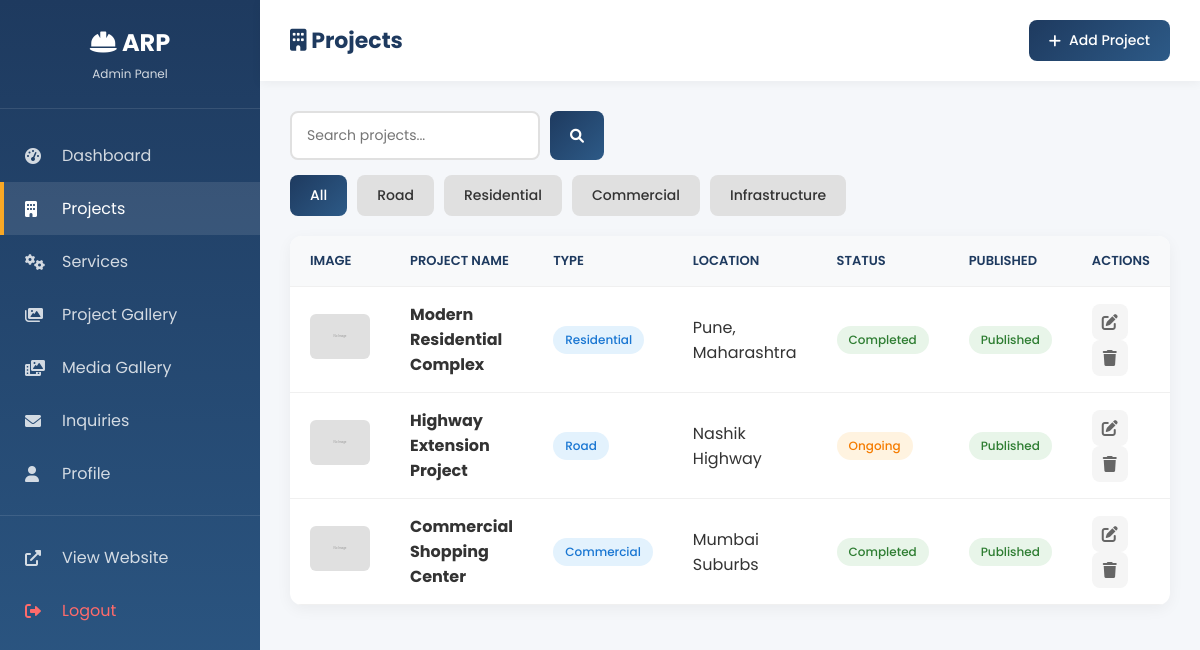
The page /admin/projects.php (signed in) on the database its author committed.
### tables this page shows
CREATE TABLE IF NOT EXISTS projects (
    id INT AUTO_INCREMENT PRIMARY KEY,
    name VARCHAR(255) NOT NULL,
    project_type ENUM('Road', 'Residential', 'Commercial', 'Infrastructure') NOT NULL,
    location VARCHAR(255),
    duration VARCHAR(100),
    budget VARCHAR(100),
    description TEXT,
    status ENUM('Completed', 'Ongoing') DEFAULT 'Ongoing',
    is_published TINYINT(1) DEFAULT 1,
    created_at TIMESTAMP DEFAULT CURRENT_TIMESTAMP,
    updated_at TIMESTAMP DEFAULT CURRENT_TIMESTAMP ON UPDATE CURRENT_TIMESTAMP
);

### include/config.php (called while the page is built, shortened)
<?php
$is_replit = getenv('DATABASE_URL') !== false;
if ($is_replit) {
    $database_url = getenv('DATABASE_URL');
    $db_parts = parse_url($database_url);
    $db_host = $db_parts['host'];
    $db_port = $db_parts['port'] ?? 5432;
    $db_user = $db_parts['user'];
    $db_pass = $db_parts['pass'];
    $db_name = ltrim($db_parts['path'], '/');
    try {
        $pdo = new PDO(
            "pgsql:host=$db_host;port=$db_port;dbname=$db_name",
            $db_user,
            $db_pass,
            [PDO::ATTR_ERRMODE => PDO::ERRMODE_EXCEPTION]
        );
        $use_pdo = true;
        $con = null;
    } catch (PDOException $e) {
        $use_pdo = false;
        $con = null;
        $pdo = null;
    }
} else {
    $db_host = "localhost";
    $db_user = "root";
    $db_pass = "";
    $db_name = "bhairavnath_construction";
    $con = @mysqli_connect($db_host, $db_user, $db_pass, $db_name);
    $use_pdo = false;
    $pdo = null;
    if ($con) {
        mysqli_set_charset($con, "utf8mb4");
    }
}
function db_query($query) {
    global $con, $pdo, $use_pdo;
    if ($use_pdo) {
        try {
            return $pdo->query($query);
        } catch (PDOException $e) {
            return false;
        }
    } elseif ($con) {
        return mysqli_query($con, $query);
    }
    return false;
}
function db_fetch($result) {
    global $use_pdo;
    if ($use_pdo) {
        return $result->fetch(PDO::FETCH_ASSOC);
    } else {
        return mysqli_fetch_assoc($result);
    }
}
?>

### admin/projects.php (the view, shortened to what this page needs)
<?php
require_once '../include/config.php';
$filter = isset($_GET['filter']) ? sanitize($_GET['filter']) : '';
$search = isset($_GET['search']) ? sanitize($_GET['search']) : '';
$where = "WHERE 1=1";
?>
<!DOCTYPE html>
<html lang="en">
<head>
    <link href="https://cdnjs.cloudflare.com/ajax/libs/font-awesome/6.0.0/css/all.min.css" rel="stylesheet">
    <link href="style.css" rel="stylesheet">
</head>
<body>
    <div class="admin-wrapper">
        <?php include 'sidebar.php'; ?>
        <main class="main-content">
            <header class="top-header">
                <h1><i class="fas fa-building"></i> Projects</h1>
                <a href="project-form.php" class="btn btn-primary">
                    <i class="fas fa-plus"></i> Add Project
                </a>
            </header>
            <div class="dashboard-content">
                <div class="filter-bar">
                    <form method="GET" class="search-form">
                        <input type="text" name="search" placeholder="Search projects..."
                               value="<?php echo $search; ?>" class="form-control">
                        <button type="submit" class="btn btn-primary"><i class="fas fa-search"></i></button>
                    </form>
                    <div class="filter-buttons">
                        <a href="projects.php" class="btn <?php echo !$filter ? 'btn-primary' : 'btn-secondary'; ?>">All</a>
                        <a href="?filter=Road" class="btn <?php echo $filter == 'Road' ? 'btn-primary' : 'btn-secondary'; ?>">Road</a>
                        <a href="?filter=Residential" class="btn <?php echo $filter == 'Residential' ? 'btn-primary' : 'btn-secondary'; ?>">Residential</a>
                        <a href="?filter=Commercial" class="btn <?php echo $filter == 'Commercial' ? 'btn-primary' : 'btn-secondary'; ?>">Commercial</a>
                        <a href="?filter=Infrastructure" class="btn <?php echo $filter == 'Infrastructure' ? 'btn-primary' : 'btn-secondary'; ?>">Infrastructure</a>
                    </div>
                </div>
                <div class="table-responsive">
                    <table class="data-table">
                        <thead>
                            <tr>
                                <th>Image</th>
                                <th>Project Name</th>
                                <th>Type</th>
                                <th>Location</th>
                                <th>Status</th>
                                <th>Published</th>
                                <th>Actions</th>
                            </tr>
                        </thead>
                        <tbody>
                            <?php
                            $query = "SELECT p.*, (SELECT image_path FROM project_images WHERE project_id = p.id LIMIT 1) as image
                                      FROM projects p $where ORDER BY created_at DESC";
                            $result = db_query($query);
                            while ($row = db_fetch($result)):
                            ?>
                            <tr>
                                <td>
                                    <img src="<?php echo $row['image'] ?: '../assets/images/placeholder.svg'; ?>"
                                         alt="Project" class="table-img">
                                </td>
                                <td><strong><?php echo $row['name']; ?></strong></td>
                                <td><span class="badge badge-info"><?php echo $row['project_type']; ?></span></td>
                                <td><?php echo $row['location']; ?></td>
                                <td>
                                    <span class="badge <?php echo $row['status'] == 'Completed' ? 'badge-success' : 'badge-warning'; ?>">
                                        <?php echo $row['status']; ?>
                                    </span>
                                </td>
                                <td>
                                    <a href="?toggle=<?php echo $row['id']; ?>" class="toggle-switch-link">
                                        <span class="badge <?php echo $row['is_published'] ? 'badge-success' : 'badge-secondary'; ?>">
                                            <?php echo $row['is_published'] ? 'Published' : 'Draft'; ?>
                                        </span>
                                    </a>
                                </td>
                                <td>
                                    <a href="project-form.php?id=<?php echo $row['id']; ?>" class="btn-icon" title="Edit">
                                        <i class="fas fa-edit"></i>
                                    </a>
                                    <a href="?delete=<?php echo $row['id']; ?>" class="btn-icon delete"
                                       onclick="return confirm('Are you sure you want to delete this project?')" title="Delete">
                                        <i class="fas fa-trash"></i>
                                    </a>
                                </td>
                            </tr>
                            <?php
                            endwhile;
                            ?>
                        </tbody>
                    </table>
                </div>
            </div>
        </main>
    </div>
</body>
</html>

### admin/style.css (style rules this page uses)
* { margin: 0; padding: 0; box-sizing: border-box; }
body { font-family: 'Poppins', sans-serif; background: #f5f7fa; color: #333; }
.admin-wrapper { display: flex; min-height: 100vh; }
.main-content { flex: 1; margin-left: 260px; padding: 0; }
.top-header { background: white; padding: 20px 30px; display: flex; justify-content: space-between; align-items: center; box-shadow: 0 2px 10px rgba(0,0,0,0.05); position: sticky; top: 0; z-index: 100; }
.top-header h1 { font-size: 22px; color: #1e3a5f; }
.dashboard-content { padding: 30px; }
.btn { display: inline-flex; align-items: center; gap: 8px; padding: 10px 20px; border-radius: 8px; text-decoration: none; font-weight: 500; font-size: 14px; cursor: pointer; border: none; transition: all 0.3s; }
.btn-primary { background: linear-gradient(135deg, #1e3a5f 0%, #2d5a87 100%); color: white; }
.btn-secondary { background: #e0e0e0; color: #333; }
.btn-icon { width: 36px; height: 36px; border-radius: 8px; display: inline-flex; align-items: center; justify-content: center; background: #f5f5f5; color: #666; text-decoration: none; transition: all 0.3s; }
.table-responsive { background: white; border-radius: 12px; overflow: hidden; box-shadow: 0 4px 15px rgba(0,0,0,0.05); }
.data-table { width: 100%; border-collapse: collapse; }
.data-table th, .data-table td { padding: 15px 20px; text-align: left; border-bottom: 1px solid #f0f0f0; }
.data-table th { background: #f8f9fa; font-weight: 600; color: #1e3a5f; font-size: 13px; text-transform: uppercase; }
.table-img { width: 60px; height: 45px; object-fit: cover; border-radius: 6px; }
.badge { display: inline-block; padding: 5px 12px; border-radius: 20px; font-size: 12px; font-weight: 500; }
.badge-success { background: #e8f5e9; color: #2e7d32; }
.badge-warning { background: #fff3e0; color: #f57c00; }
.badge-info { background: #e3f2fd; color: #1976d2; }
.form-control { width: 100%; padding: 12px 15px; border: 2px solid #e0e0e0; border-radius: 8px; font-size: 14px; font-family: inherit; transition: border-color 0.3s; }

### admin/projects.php (style rules this page uses)
.filter-bar { display: flex; justify-content: space-between; align-items: center; margin-bottom: 20px; flex-wrap: wrap; gap: 15px; }
.search-form { display: flex; gap: 10px; }
.search-form .form-control { width: 250px; }
.filter-buttons { display: flex; gap: 10px; flex-wrap: wrap; }
.toggle-switch-link { text-decoration: none; }

### rows shown on the page
projects: name "Modern Residential Complex", project_type "Residential", location "Pune, Maharashtra", status "Completed", is_published "Published"
projects: name "Highway Extension Project", project_type "Road", location "Nashik Highway", status "Ongoing", is_published "Published"
projects: name "Commercial Shopping Center", project_type "Commercial", location "Mumbai Suburbs", status "Completed", is_published "Published"
